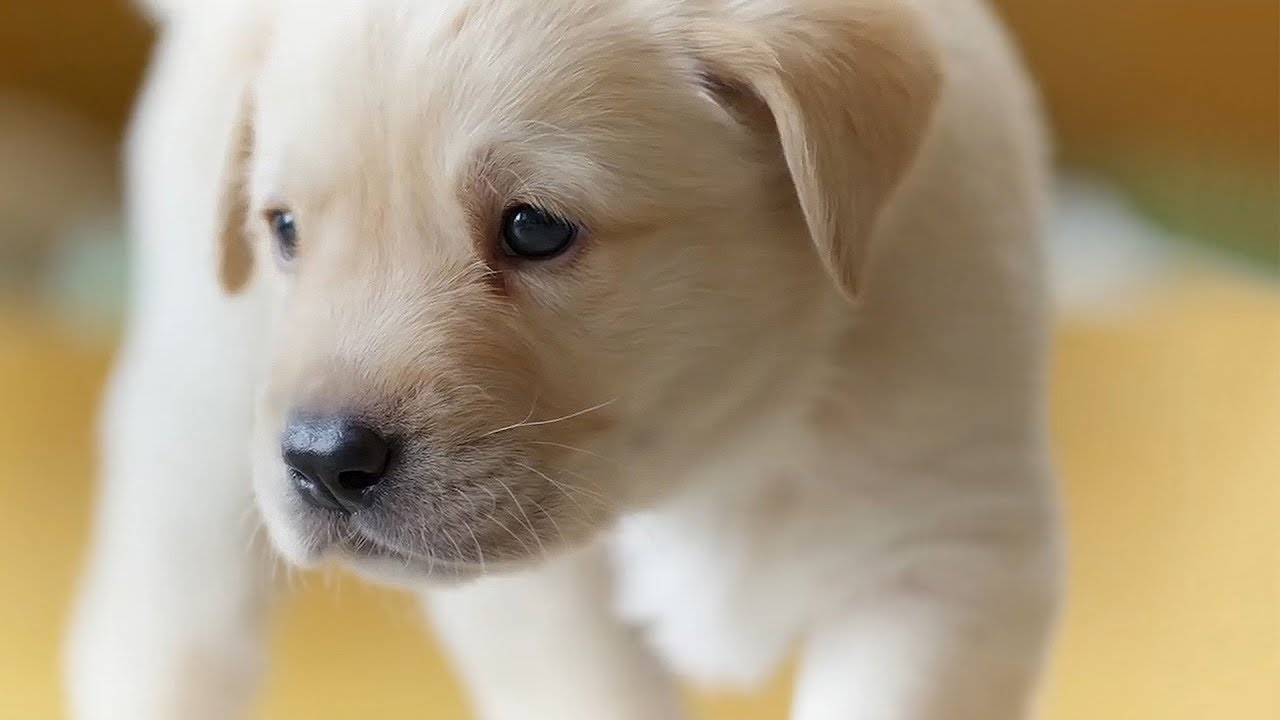
#> input picture resources/dog.jpg, 1280 x 720 px
$ python 'Chapter5- Join images.py'
#> lines starting #> are read from the running program, lines starting #| are printed output that depends on the picture
import cv2
import numpy as np

img = cv2.imread('resources/dog.jpg')
#> img is the input picture: shape (720, 1280, 3); mean B, G, R 126.5, 153.8, 170.3

# Works if both have same num of channel
# Horizontal join
hor = np.hstack((img, img))
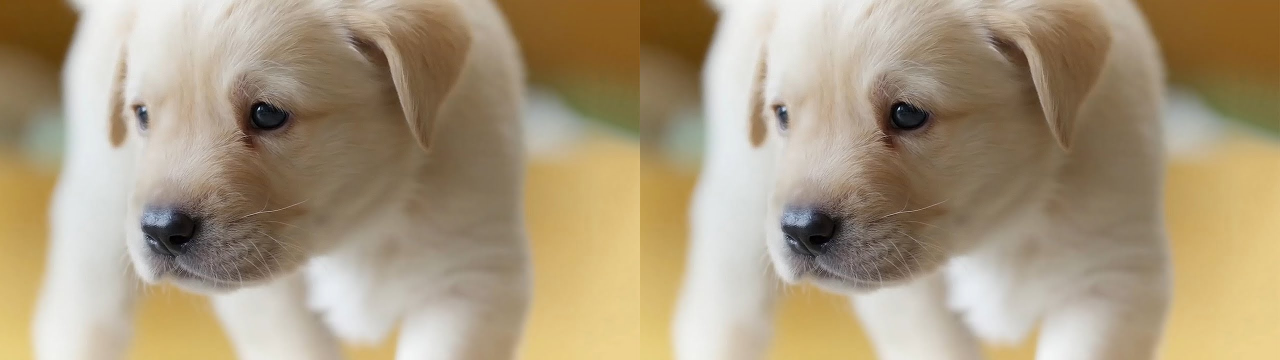
#> hor: shape (720, 2560, 3) (shown at 1/2 size); mean B, G, R 126.5, 153.8, 170.3
# Vertical Join
ver = np.vstack((img, img))
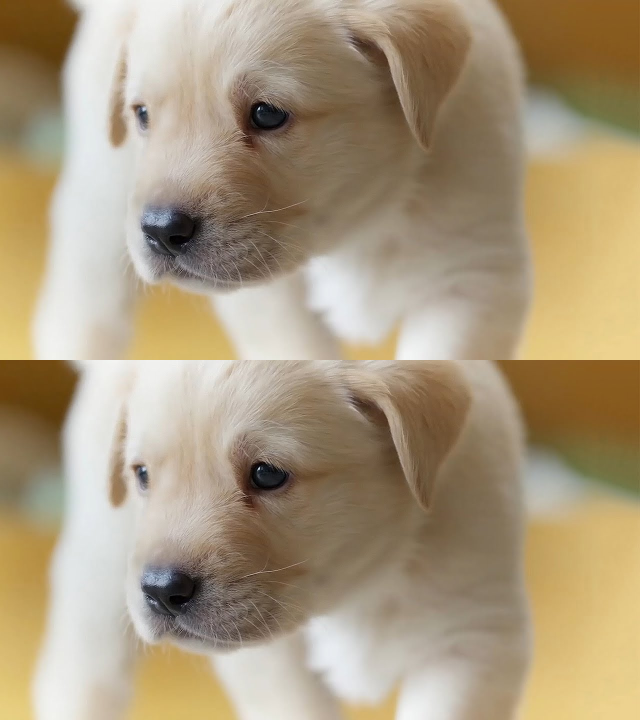
#> ver: shape (1440, 1280, 3) (shown at 1/2 size); mean B, G, R 126.5, 153.8, 170.3

cv2.imshow('img', ver)
cv2.waitKey(2000)

$ run again, with resources/people.jpeg copied over resources/dog.jpg
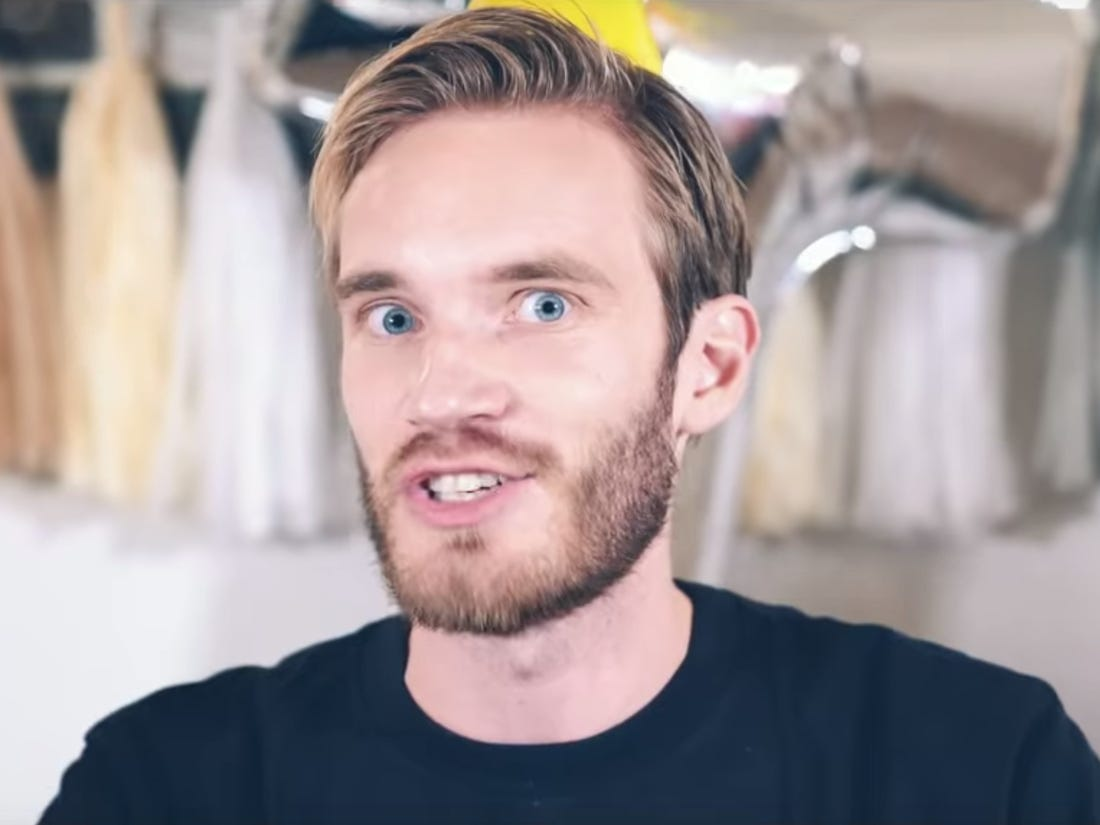
#> input picture resources/people.jpeg, 1100 x 825 px
#> img is the input picture: shape (825, 1100, 3); mean B, G, R 152.3, 151.6, 162.9
#> `hor = np.hstack((img, img))`:
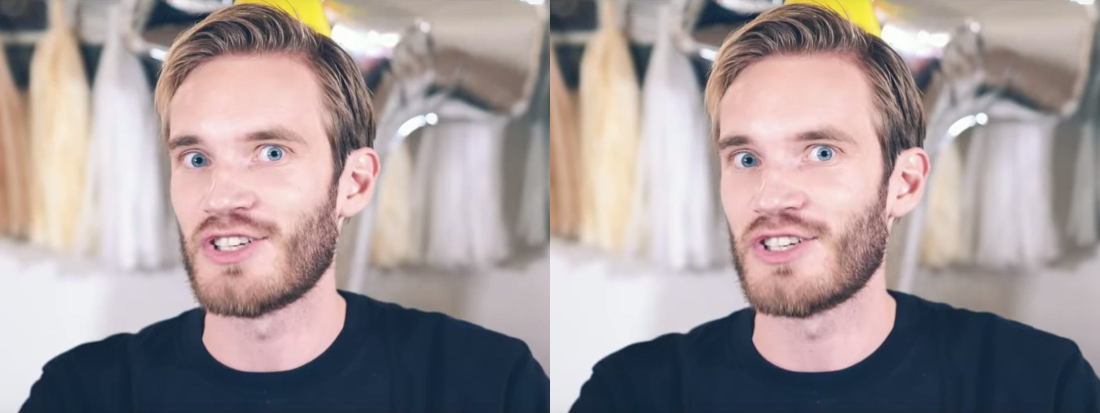
#> hor: shape (825, 2200, 3) (shown at 1/2 size); mean B, G, R 152.3, 151.6, 162.9
#> `ver = np.vstack((img, img))`:
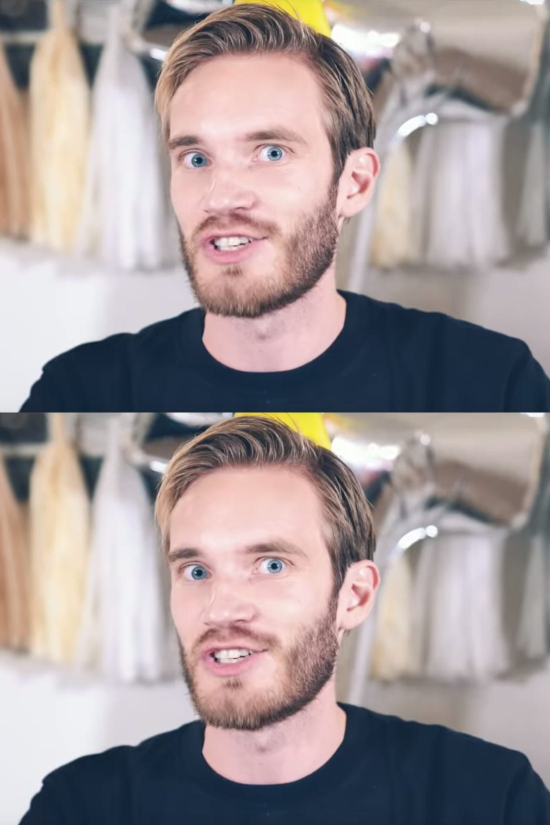
#> ver: shape (1650, 1100, 3) (shown at 1/2 size); mean B, G, R 152.3, 151.6, 162.9
